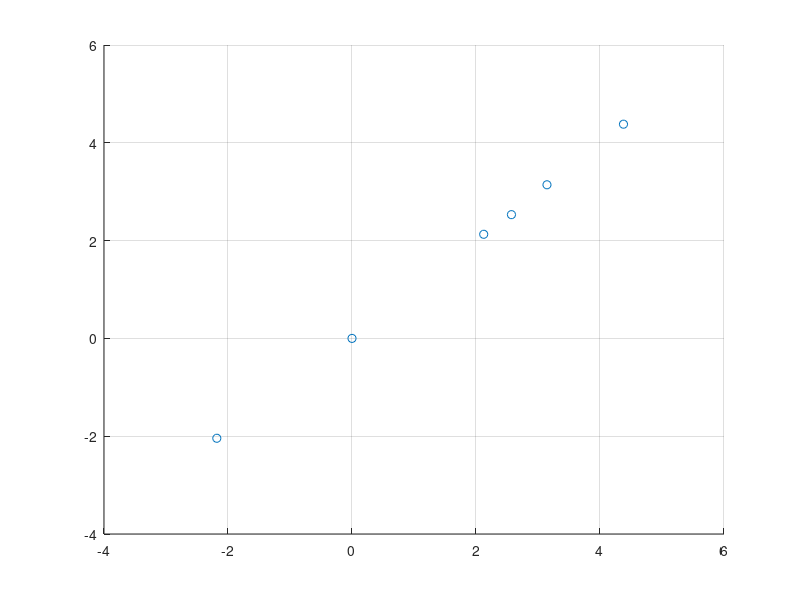
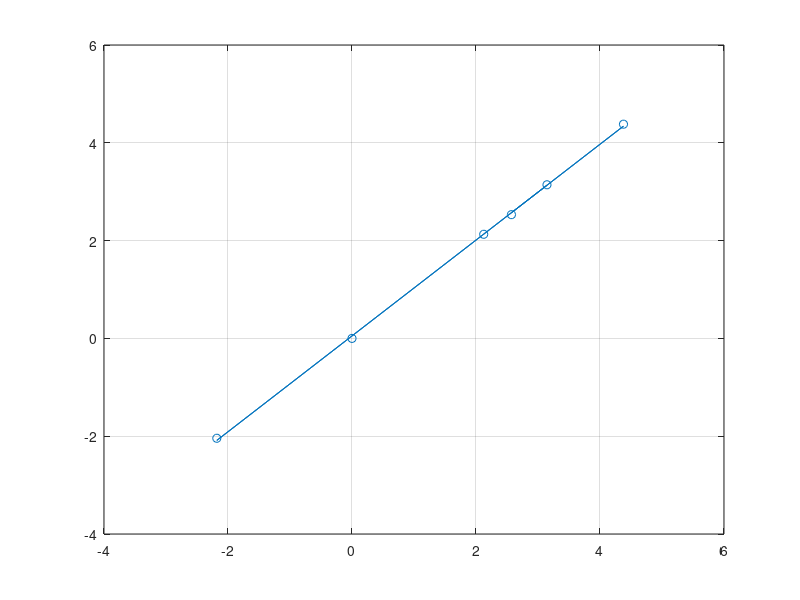

These charts were generated, in order, by the following MATLAB code:
clear all
close all
clc

load("deg_71.mat")
load("deg_145.mat")
load("pi_rad.mat")
load("sixtythree_deg.mat")
load("one_twentytwo_deg.mat")
load("zero_rad.mat")

y = [ pi 0 -2.04204 2.1293 4.38078 2.53073]';
x = [3.14473 0 -2.18058 2.12434 4.37875 2.57171]';

c = polyfit(x,y,1)
slope = c(1);
offset = c(2);

yfit = slope*x + offset;
% yfit2 = slope*x - slope*offset;

figure(1)
scatter(x, y)
grid on
% plot(y)
figure(2)
plot(x, yfit)
hold on
scatter(x,y)
grid on

